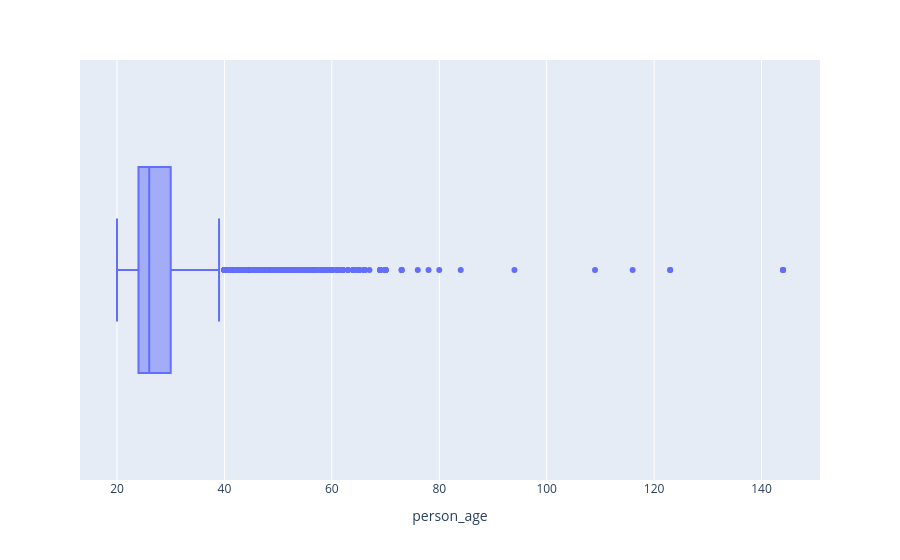

Write notebook code for a chart like this one.
### Code cell
fig = px.box(df , x = 'person_age')
fig.show()

### Figure 1 — Plotly figure (JSON) as saved in the notebook; plotly's stock layout.template omitted (floating-point values rounded to 4 significant figures; data arrays with more than 128 entries replaced by an {"elided": "..."} marker saying what was removed)
{"data": [{"alignmentgroup": "True", "hovertemplate": "person_age=%{x}<extra></extra>", "legendgroup": "", "marker": {"color": "#636efa"}, "name": "", "notched": false, "offsetgroup": "", "orientation": "h", "showlegend": false, "type": "box", "x": {"elided": "45000 float values"}, "x0": " ", "xaxis": "x", "y0": " ", "yaxis": "y"}], "layout": {"boxmode": "group", "legend": {"tracegroupgap": 0}, "margin": {"t": 60}, "xaxis": {"anchor": "y", "domain": [0.0, 1.0], "title": {"text": "person_age"}}, "yaxis": {"anchor": "x", "domain": [0.0, 1.0]}}}
